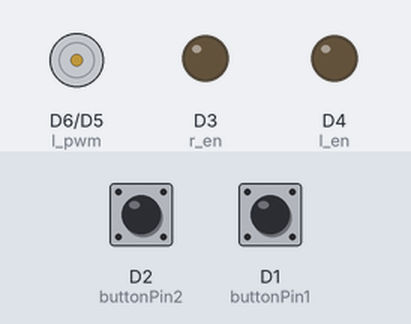
Bench run of a sketch on a simulated ESP8266 (Wemos D1 mini). Shown: motor-driver pin pairs drawn as motors (green arrow = first pin HIGH = forward, orange = second pin HIGH = backward, longer = more drive), output pins drawn as LEDs (lit = HIGH). The test bench sets the inputs (shaded band); at power-on: D2 (buttonPin2) LOW, D1 (buttonPin1) LOW. WiFi joins after 1.5 s; servers stay silent unless stated.

Above: at 2.7 s.
2.8 s: D2 (buttonPin2) pulled HIGH for 0.15 s
At 4.0 s:
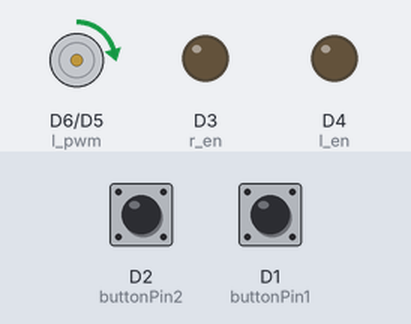
4.4 s: D1 (buttonPin1) pulled HIGH for 1 s
At 6.7 s:
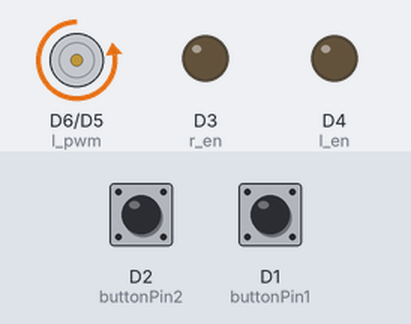
7.4 s: D1 (buttonPin1) pulled HIGH for 0.15 s
At 8.1 s:
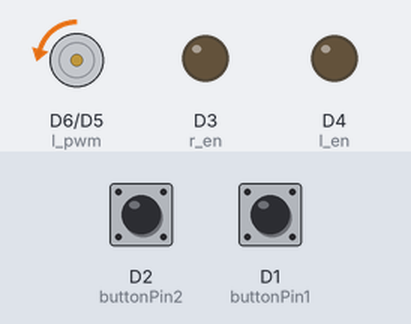
9.0 s: D2 (buttonPin2) pulled HIGH for 1 s
At 10.8 s:
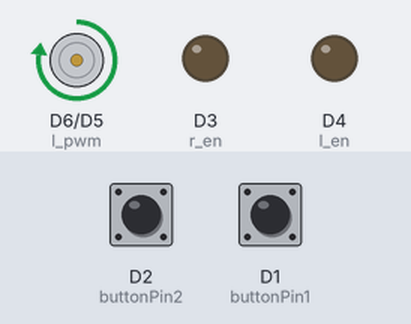
Timing chart, 0 to 12.3 s (numbered marks = the images above; inputs shaded):
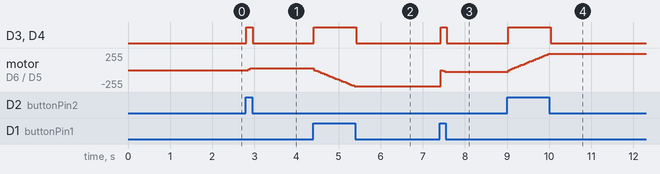

The sketch:

desk_proj.ino
```cpp
#include <Arduino.h>
#include <ESP8266WiFi.h>
#include <ESP8266mDNS.h>
#include <WiFiUdp.h>
#include <ArduinoOTA.h>

const char* ssid = "";
const char* password = "";

WiFiServer telnetServer(23);
WiFiClient telnetClient;

// Define pin numbers for the Wemos D1 Mini
const int buttonPin1 = D1;  // GPIO5
const int buttonPin2 = D2;  // GPIO13

const int r_en = D3;   // GPIO0
const int l_en = D4;   // GPIO2
const int r_pwm = D5;  // GPIO14
const int l_pwm = D6;  // GPIO12

const int ledPin = LED_BUILTIN;  // Built-in LED for status indication

// Variables to store button states and timing
int buttonState1 = 0;
int buttonState2 = 0;
unsigned long buttonPressTime1 = 0;
unsigned long buttonPressTime2 = 0;
unsigned long runStartTime1 = 0;
unsigned long runStartTime2 = 0;

const unsigned long maxPressTime = 1000;   // 1 second to reach max speed
const unsigned long maxRunTime = 20000;    // 20 seconds maximum run time

void setup() {
  WiFi.begin(ssid, password);
  while (WiFi.status() != WL_CONNECTED) {
    delay(500);
    digitalWrite(ledPin, !digitalRead(ledPin));
  }
  digitalWrite(ledPin, HIGH);

  // Telnet szerver indítása
  telnetServer.begin();
  telnetServer.setNoDelay(true);

  // OTA inicializálás
  ArduinoOTA.onStart([]() {
    if (telnetClient && telnetClient.connected()) {
      telnetClient.println("Start updating...");
    }
  });

  ArduinoOTA.onEnd([]() {
    if (telnetClient && telnetClient.connected()) {
      telnetClient.println("\nUpdate complete!");
    }
  });

  ArduinoOTA.onProgress([](unsigned int progress, unsigned int total) {
    if (telnetClient && telnetClient.connected()) {
      telnetClient.printf("Progress: %u%%\r", (progress / (total / 100)));
    }
  });

  ArduinoOTA.onError([](ota_error_t error) {
    if (telnetClient && telnetClient.connected()) {
      telnetClient.printf("Error[%u]: ", error);
      if (error == OTA_AUTH_ERROR) {
        telnetClient.println("Auth Failed");
      } else if (error == OTA_BEGIN_ERROR) {
        telnetClient.println("Begin Failed");
      } else if (error == OTA_CONNECT_ERROR) {
        telnetClient.println("Connect Failed");
      } else if (error == OTA_RECEIVE_ERROR) {
        telnetClient.println("Receive Failed");
      } else if (error == OTA_END_ERROR) {
        telnetClient.println("End Failed");
      }
    }
  });

  ArduinoOTA.begin();

  // Initialize button pins as input
  pinMode(buttonPin1, INPUT);
  pinMode(buttonPin2, INPUT);

  // Initialize motor control pins as output
  pinMode(r_en, OUTPUT);
  pinMode(l_en, OUTPUT);
  pinMode(r_pwm, OUTPUT);
  pinMode(l_pwm, OUTPUT);

  // Initialize the built-in LED pin as output for status indication
  pinMode(ledPin, OUTPUT);

  // Ensure motor is stopped initially
  digitalWrite(r_en, LOW);
  digitalWrite(l_en, LOW);
  digitalWrite(ledPin, LOW);
}

void loop() {
  // Handle OTA updates
  ArduinoOTA.handle();

  // Check for new Telnet clients
  if (telnetServer.hasClient()) {
    if (!telnetClient || !telnetClient.connected()) {
      if (telnetClient) telnetClient.stop();
      telnetClient = telnetServer.available();
      telnetClient.println("New Telnet client connected");
    }
  }

  // Read button states
  buttonState1 = digitalRead(buttonPin1);
  buttonState2 = digitalRead(buttonPin2);

  unsigned long currentTime = millis();

  if (buttonState1 == HIGH) {
    if (buttonPressTime1 == 0) {
      buttonPressTime1 = currentTime;  // Record the time the button was first pressed
      runStartTime1 = currentTime;     // Record the run start time
    }

    unsigned long pressDuration = currentTime - buttonPressTime1;
    unsigned long runDuration = currentTime - runStartTime1;

    if (runDuration < maxRunTime) {
      int speed = map(min(pressDuration, maxPressTime), 0, maxPressTime, 0, 255);  // Map the press duration to PWM value

      // Enable motor control
      digitalWrite(r_en, HIGH);
      digitalWrite(l_en, HIGH);

      // Set motor speed and direction to forward
      analogWrite(r_pwm, speed);
      analogWrite(l_pwm, 0);

      digitalWrite(ledPin, HIGH);  // Turn on status LED

      if (telnetClient && telnetClient.connected()) {
        telnetClient.print("Motor running forward at speed: ");
        telnetClient.println(speed);
      }
    } else {
      // Stop the motor if run duration exceeds max run time
      digitalWrite(r_en, LOW);
      digitalWrite(l_en, LOW);

      if (telnetClient && telnetClient.connected()) {
        telnetClient.println("Error: Motor stopped due to exceeding max run time");
      }
    }
  } else if (buttonState2 == HIGH) {
    if (buttonPressTime2 == 0) {
      buttonPressTime2 = currentTime;  // Record the time the button was first pressed
      runStartTime2 = currentTime;     // Record the run start time
    }

    unsigned long pressDuration = currentTime - buttonPressTime2;
    unsigned long runDuration = currentTime - runStartTime2;

    if (runDuration < maxRunTime) {
      int speed = map(min(pressDuration, maxPressTime), 0, maxPressTime, 0, 255);  // Map the press duration to PWM value

      // Enable motor control
      digitalWrite(r_en, HIGH);
      digitalWrite(l_en, HIGH);

      // Set motor speed and direction to backward
      analogWrite(r_pwm, 0);
      analogWrite(l_pwm, speed);

      digitalWrite(ledPin, HIGH);  // Turn on status LED

      if (telnetClient && telnetClient.connected()) {
        telnetClient.print("Motor running backward at speed: ");
        telnetClient.println(speed);
      }
    } else {
      // Stop the motor if run duration exceeds max run time
      digitalWrite(r_en, LOW);
      digitalWrite(l_en, LOW);

      if (telnetClient && telnetClient.connected()) {
        telnetClient.println("Error: Motor stopped due to exceeding max run time");
      }
    }
  } else {
    // Reset the button press times
    buttonPressTime1 = 0;
    buttonPressTime2 = 0;
    runStartTime1 = 0;
    runStartTime2 = 0;

    // Stop the motor
    digitalWrite(r_en, LOW);
    digitalWrite(l_en, LOW);
    digitalWrite(ledPin, LOW);  // Turn off status LED

    if (telnetClient && telnetClient.connected()) {
      telnetClient.println("Motor stopped");
    }
  }

  // Add a small delay to avoid button bouncing issues
  delay(50);
}
```

Measured:
- after the input at 2.8 s, D3 (r_en), D4 (l_en): LOW → HIGH at once, → LOW 0.15 s later; motor on D6 (l_pwm) / D5 (r_pwm): stopped → forward 26/255 after 0.06 s
- after the input at 4.4 s, D3 (r_en), D4 (l_en): LOW → HIGH at once, → LOW 1.0 s later; motor on D6 (l_pwm) / D5 (r_pwm): moves from forward 26/255 to backward 243/255 over 0.95 s, starting at once
- after the input at 7.4 s, D3 (r_en), D4 (l_en): LOW → HIGH at once, → LOW 0.15 s later; motor on D6 (l_pwm) / D5 (r_pwm): backward 243/255 → backward 26/255 at once
- after the input at 9.0 s, D3 (r_en), D4 (l_en): LOW → HIGH at once, → LOW 1.0 s later; motor on D6 (l_pwm) / D5 (r_pwm): moves from backward 26/255 to forward 243/255 over 0.95 s, starting at once
